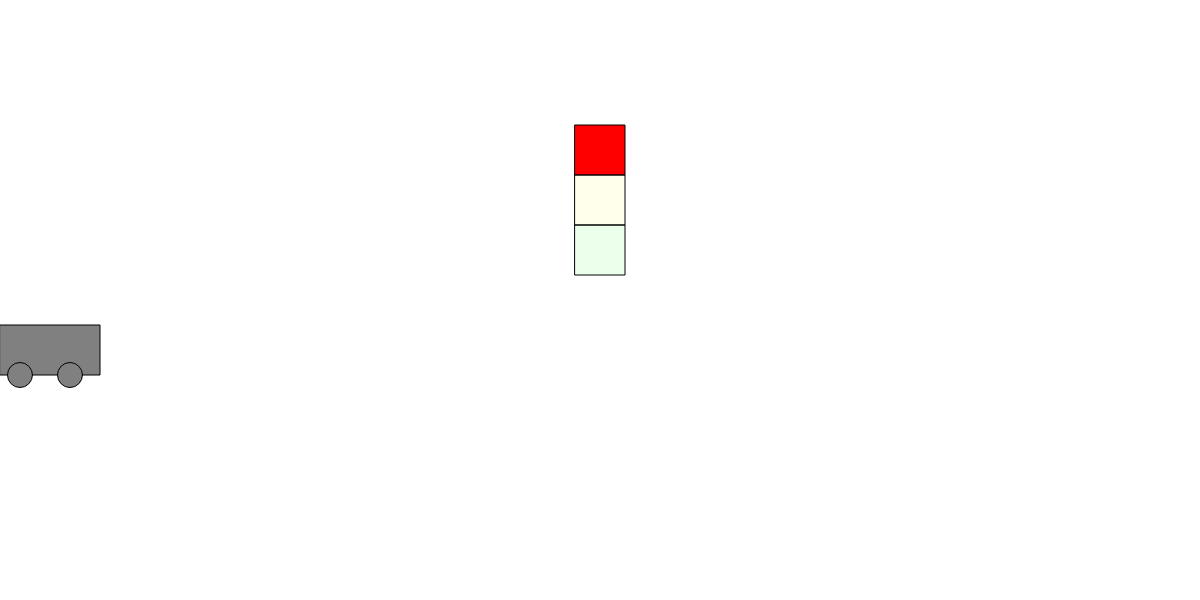
Frame 1 (no input)
Frame 60 (no input): identical to frame 1, image omitted
Frame 120 (the mouse pressed at the canvas centre since frame 60): identical to frame 1, image omitted

The p5.js sketch that drew this single still picture (run headless with seeded random() and noise() and a simulated clock; from frame 60 on, the mouse is pressed at the canvas centre):

// p5.js sketch
// ── sketch.js
var myState = 0;
var timer = 0 ;
var x = 0 ;

function setup() {
  // put setup code here
  createCanvas(1200, 600) ;
  rectMode(CENTER) ;
  ellipseMode(CENTER) ;
}

function draw() {
  // put drawing code here
  background('white') ;

switch (myState) {
    case 0:
    fill(255, 0, 0);
    rect(600, 150, 50, 50)

    fill(255, 255, 0, 20);
    rect(600, 200, 50, 50)

    fill(0, 255, 0, 20);
    rect(600, 250, 50, 50)

    fill('grey')
    rect(50, 350, 100, 50)

    fill('grey')
    ellipse(20, 375, 25, 25, 25)

    fill('grey')
    ellipse(70, 375, 25, 25, 25)

    timer = timer + 1 ;
    if (timer > 200) {
      myState = 1 ;
      timer = 0 ;
    }
    break;

    case 1:
    fill(255, 0, 0, 20);
    rect(600, 150, 50, 50)

    fill(255, 255, 0, 20);
    rect(600, 200, 50, 50)

    fill(0, 255, 0);
    rect(600, 250, 50, 50)

    fill('grey')
    rect(50 + x, 350, 100, 50)

    fill('grey')
    ellipse(20 + x, 375, 25, 25, 25)

    fill('grey')
    ellipse(70 + x, 375, 25, 25, 25)

    x += 3 ;
    if (x > width + 100) {
    x = -100;
  }
    timer = timer + 1 ;
    if (timer > 200) {
      myState = 2 ;
      timer = 0 ;
    }
    break;

    case 2:
    fill(255, 0, 0, 20);
    rect(600, 150, 50, 50)

    fill(255, 255, 0);
    rect(600, 200, 50, 50)

    fill(0, 255, 0, 20);
    rect(600, 250, 50, 50)

    fill('grey')
    rect(50 + x, 350, 100, 50)

    fill('grey')
    ellipse(20 + x, 375, 25, 25, 25)

    fill('grey')
    ellipse(70 + x, 375, 25, 25, 25)

    x += 1 ;
    if (x > width + 100) {
    x = -100;
  }
    timer = timer + 1 ;
    if (timer > 200) {
      myState = 3 ;
      timer = 0 ;
    }
    break;

    case 3:
    textSize(50);
    text("Click to restart!", 100, 100)

    fill(255, 0, 0);
    rect(600, 150, 50, 50)

    fill(255, 255, 0, 20);
    rect(600, 200, 50, 50)

    fill(0, 255, 0, 20);
    rect(600, 250, 50, 50)

    fill('grey')
    rect(50 + x, 350, 100, 50)

    fill('grey')
    ellipse(20 + x, 375, 25, 25, 25)

    fill('grey')
    ellipse(70 + x, 375, 25, 25, 25)

    x += 0 ;
    if (x > width + 100) {
    x = -100;
  }
    break;


}

}
function mouseReleased() {

  if (myState == 3) {
    myState = 0;
    timer = 0;
    x = 0;
  }
}
